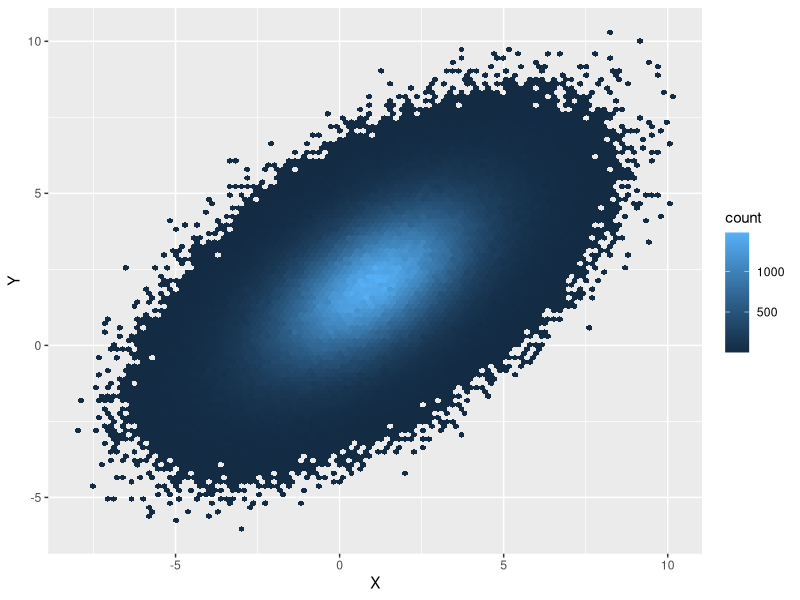

Recreate this plot in R.
require(mvtnorm)
require(ggplot2)
require(hexbin)

sigma <- matrix(c(4,2,2,3), ncol=2)
P_X_Y.sample <- rmvnorm(n=1000000, mean=c(1,2), sigma=sigma)
P_X_Y.sample = as.data.frame(P_X_Y.sample)
colnames(P_X_Y.sample) = c("X", "Y")
d <- ggplot(P_X_Y.sample, aes(X, Y))
d + geom_hex(bins=100)

